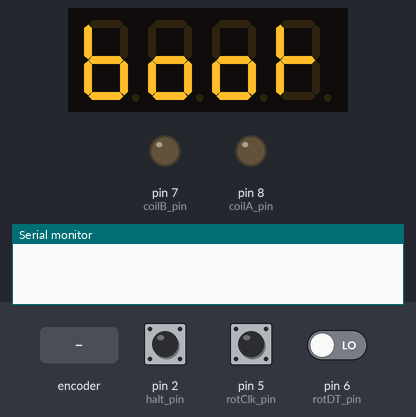
Bench run of a sketch on a simulated Arduino Uno, built with avr-gcc and run on an emulated ATmega328P. Shown: 4-digit seven-segment display, output pins drawn as LEDs (lit = HIGH), the last lines printed to the serial monitor. Inputs (shaded band) come from the test bench; at power-on: pin 2 (halt_pin) HIGH, pin 5 (rotClk_pin) HIGH, pin 6 (rotDT_pin) LOW.

Above: at 1.2 s.
1.3 s: rotary encoder on pin 5 (rotClk_pin) / pin 6 (rotDT_pin) turned 3 steps (first pin leading)
At 2.6 s:
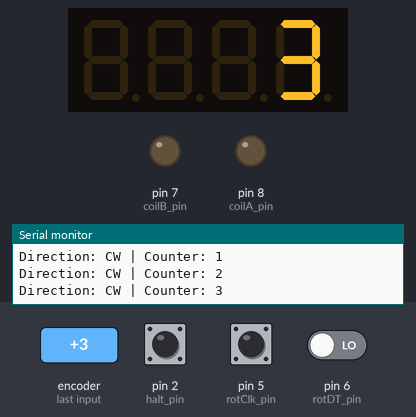
3.4 s: pin 2 (halt_pin) pulled LOW for 0.15 s
At 4.3 s:
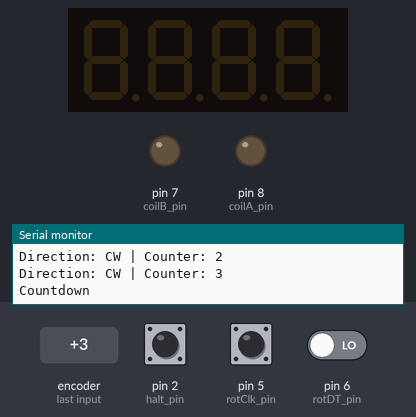
6.5 s: pin 2 (halt_pin) pulled LOW for 1 s
At 7.0 s:
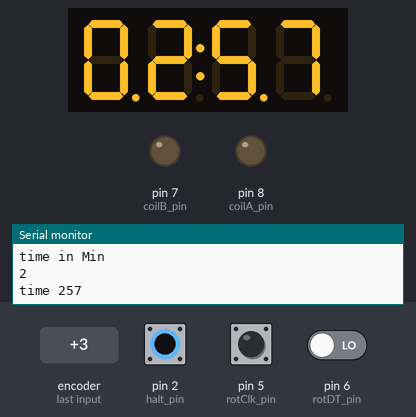
9.0 s: pin 2 (halt_pin) pulled LOW for 0.15 s
At 11.0 s:
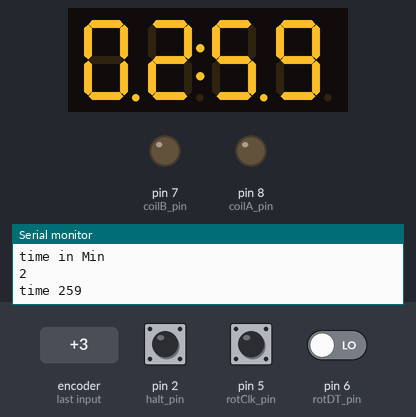
12.1 s: pin 2 (halt_pin) pulsed LOW 2 times (0.12 s each, 0.3 s apart)
At 13.3 s:
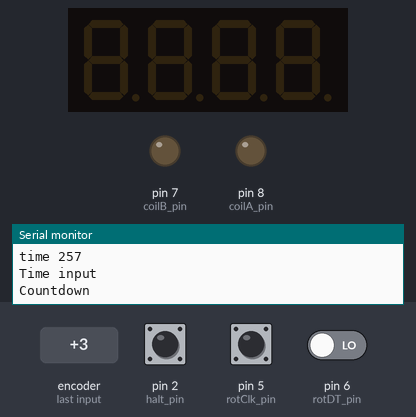
15.7 s: pin 2 (halt_pin) pulsed LOW 2 times (0.12 s each, 0.3 s apart)
At 22.5 s:
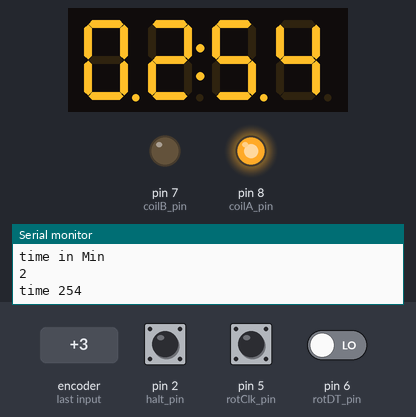
Timing chart, 0 to 23.6 s (numbered marks = the images above; inputs shaded):
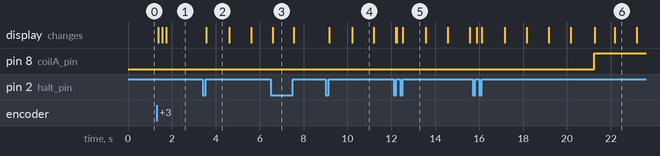

Measured:
- after the input at 1.3 s, the display: first changes after 0.07 s (image 1 shows a later state)
- after the input at 3.4 s, the display: changes after 0.17 s (image 2)
- after the input at 6.5 s, pin 8 (coilA_pin): stays LOW (without the input it goes to HIGH after 2.2 s)
- after the input at 9.0 s, the display: first changes after 0.17 s (image 4 shows a later state)
- after the input at 12.1 s, pin 8 (coilA_pin): stays LOW (without the input it goes to HIGH after 2.2 s)
- after the input at 15.7 s, pin 7 (coilB_pin): stays LOW (without the input it goes to HIGH after 6.9 s)
- what the display in image 2 shows lasts 1.0 s, from 3.6 s to 4.6 s

The sketch:

motor_spin_v3.1.ino
```cpp
#include <TM1637Display.h>
#include "Countimer.h"

// NOTE: This timer will drift by 1s per minute counted (roughly)
// Do not use for any serious measurement or timkeeping...

const int DUTYCYCLE = 5;
int upperBound = 16; // this will work out to be upperBound - 1
bool timedCycle;
int duration;
volatile bool halt = true;
volatile bool endless = false;
bool motorCW;


uint8_t rotCounter = 0;
int rotCurrentStateCLK;
int rotLastStateCLK;
String rotCurrentDir = "";

const uint8_t done[] = {
  SEG_B | SEG_C | SEG_D | SEG_E | SEG_G,           // d
  SEG_A | SEG_B | SEG_C | SEG_D | SEG_E | SEG_F,   // O
  SEG_C | SEG_E | SEG_G,                           // n
  SEG_A | SEG_D | SEG_E | SEG_F | SEG_G            // E
};

const uint8_t inf[] = {
  false,
  SEG_B | SEG_C,                                   // I
  SEG_C | SEG_E | SEG_G,                           // n
  SEG_A | SEG_E | SEG_F | SEG_G,                   // f

};

const uint8_t hold[]= {
  SEG_E | SEG_C | SEG_G | SEG_D,
  SEG_E | SEG_C | SEG_G | SEG_D,
  SEG_E | SEG_C | SEG_G | SEG_D,
  SEG_E | SEG_C | SEG_G | SEG_D,
};


const uint8_t boot[]{
  SEG_F | SEG_C | SEG_D | SEG_E | SEG_G,   // b
  SEG_C | SEG_D | SEG_E | SEG_G,           // o
  SEG_C | SEG_D | SEG_E | SEG_G,           // o
  SEG_E | SEG_F | SEG_G,                   // t

};


// Pins
const byte halt_pin = 2;
const byte inf_pin = 3;
const byte displayClk_pin = 11;
const byte displayData_pin = 12;
const byte coilA_pin = 8;
const byte coilB_pin = 7;
const byte rotClk_pin =5;
const byte rotDT_pin = 6;


TM1637Display display = TM1637Display(displayClk_pin, displayData_pin);
Countimer timer;


void setup() {
  Serial.begin(9600);

  // put your setup code here, to run once:
  pinMode(halt_pin, INPUT_PULLUP);
  pinMode(inf_pin, INPUT_PULLUP);
  pinMode(displayClk_pin, OUTPUT);
  pinMode(displayData_pin, OUTPUT);
  pinMode(coilA_pin, OUTPUT);
  pinMode(coilB_pin, OUTPUT);
  pinMode(rotClk_pin, INPUT);
  pinMode(rotDT_pin, INPUT);

  digitalWrite(coilA_pin, LOW);
  digitalWrite(coilB_pin, LOW);

  rotLastStateCLK = digitalRead(rotClk_pin);


  attachInterrupt(digitalPinToInterrupt(halt_pin), sethalt, RISING); // change means when a thing happens -> make sure to apply some sort of filtering, schmitt trigger?

  display.setBrightness(0);
  display.clear();
  display.setSegments(boot);

}

void loop() {


    while((halt)){

    rotCurrentStateCLK = digitalRead(rotClk_pin);


    // If last and current state of CLK are different, then pulse occurred
    // React to only 1 state change to avoid double count
    if (rotCurrentStateCLK != rotLastStateCLK  && rotCurrentStateCLK == 1){


      // If the DT state is different than the CLK state then
      // the encoder is rotating CCW so decrement
      if (digitalRead(rotDT_pin) != rotCurrentStateCLK) {
        rotCounter ++;
        rotCurrentDir ="CW";
      } else {
        // Encoder is rotating CW so increment
        rotCounter --;
        rotCurrentDir ="CCW";
      }
      rotCounter = constrain(rotCounter,1,upperBound);

      duration = rotCounter;

      if(rotCounter==upperBound){
        display.setSegments(inf);
      }
      else {
        display.showNumberDec(duration);
      }


      Serial.print("Direction: ");
      Serial.print(rotCurrentDir);
      Serial.print(" | Counter: ");
      Serial.println(rotCounter);


    }

    // Remember last CLK state
    rotLastStateCLK = rotCurrentStateCLK;
    delay(1);
  }
  if(!halt){
    timer.run();
    timer.start();
  }


}

void sethalt(){

  display.clear();
  timer.stop();

  if(!halt){
    timer.stop();
    stopMotor();


    Serial.println("Time input");
    if (duration == upperBound){
      display.setSegments(inf);
    }
    else{
      display.showNumberDec(duration);
    }

  }
  else if ((halt) && (duration < upperBound)){
    Serial.println("Countdown");
    timer.setCounter(0,duration,0, timer.COUNT_DOWN, onComplete);
    timer.setInterval(refreshClock, 1000);
  }
  else if ((halt) && (duration == upperBound)){
    Serial.println("Infinite Mode");
    timer.setCounter(24,0,0, timer.COUNT_DOWN, onComplete);
    timer.setInterval(refreshClockInfinite, 1000);
  }

  halt = !halt;
}

void onComplete(){
  Serial.println("times done!");
  halt = true;
  timer.stop();
  stopMotor();

  if(!(duration == 0)){
    display.setSegments(done);
  }
  else{
    display.setSegments(boot);
  }

}

bool runMotor(int time){
  Serial.print("Clockwise: ");
  Serial.println((String) motorCW);

  Serial.print("time var: ");
  Serial.println(time);

  Serial.println("time in Seconds ");
  Serial.println(timer.getCurrentSeconds());

  Serial.println("time in Min ");
  Serial.println(timer.getCurrentMinutes());


  if(((time % DUTYCYCLE) == 0) && (motorCW)){
    // slowdown motor to stop
    digitalWrite(coilA_pin, LOW);
    digitalWrite(coilB_pin, LOW);
    delay(100);
    // set new direction
    digitalWrite(coilA_pin, LOW);
    digitalWrite(coilB_pin, HIGH);
    motorCW = !motorCW; // reverse the direction for next time
  }
  else if(((time % DUTYCYCLE) == 0) && (!motorCW)){
    // slowdown motor to stop
    digitalWrite(coilA_pin, LOW);
    digitalWrite(coilB_pin, LOW);
    delay(100);
    // set new direction
    digitalWrite(coilA_pin, HIGH);
    digitalWrite(coilB_pin, LOW);
     // reverse the direction for next time
    motorCW = !motorCW;
  }

  return motorCW;
}

void refreshClock(){

  motorCW = runMotor(timer.getCurrentSeconds());
  int calculatedTime =((timer.getCurrentMinutes()*100))+timer.getCurrentSeconds();
  Serial.print("time ");
  Serial.println(calculatedTime);
  display.showNumberDecEx(calculatedTime,0b11100000,true);

}

void refreshClockInfinite(){

  motorCW = runMotor(timer.getCurrentSeconds());
  display.setSegments(hold);

}

void stopMotor(){
  digitalWrite(coilA_pin, LOW);
  digitalWrite(coilB_pin, LOW);
}
```
